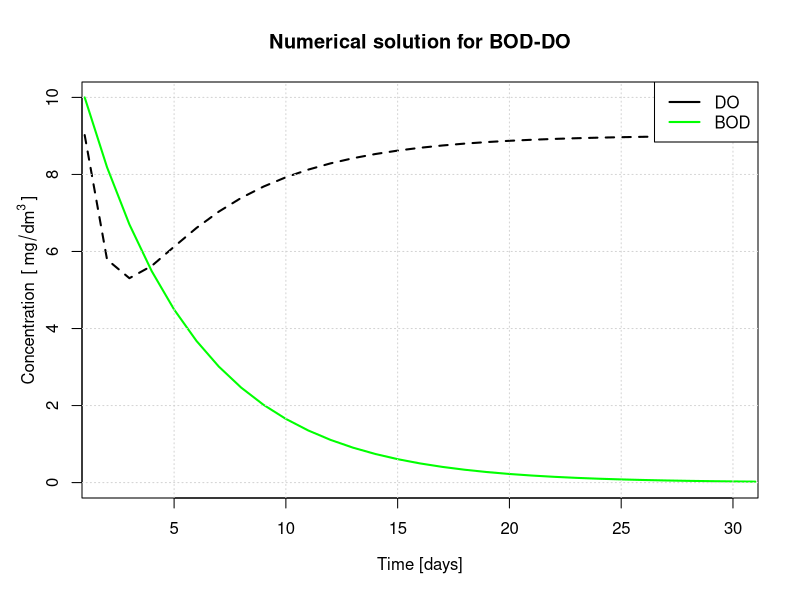

This chart was generated by the following R code: (Note: this script raises an error after producing the figure.)
## ---- chunk 1
rm(list = ls())  #Command to clean all the data
library(deSolve) #Library used to solve differential equations
## ---- chunk 2
model= function(t, y, p) {
  list(c(
    BOD = -p$k1 * y[["BOD"]],
    DO = -p$k1 * y[["BOD"]] * p$s + p$k2 * (DO_sat(p$temp) - y[["DO"]]) 
    ))
  }
## ---- chunk 3
DO_sat= function(T) {14.652 - 0.41022*T + 0.007991*T^2 - 7.7774e-5*T^3}
## ---- chunk 4
u = 0.3 #Flow velocity
h = 3 #Water depth
T = 30 #Water temperature
k2 = ((3.09*u^0.5)*(1.025^(T-20))^0.5)/(h^0.5)
## ---- chunk 5
p = list(k1= 0.2, #Organic matter coefficient
         k2= k2, 
         s=3, 
         temp= 20) 
y0 = c(BOD=10,
       DO=DO_sat(p$temp)) 

times = seq(0, 30, by = 1) 
## ---- chunk 6
res = lsoda(y = y0, 
            times = times, 
            func = model, 
            parms = p) 
## ---- chunk 7
write.table(res, file="BOD-D0_10.csv", sep=",")
## ---- chunk 8
plot(res[,2], type="l", col="green", lwd=2, xlab="", ylab="", ylim=c(0,10), xlim=c(2,30)) #[,2] refers to row 2
lines(as.vector(res[,3]), type="l", lwd=2, lty = "dashed")
grid()
title(ylab=expression("Concentration"~ ~"["~mg/dm^3~"]"),line=2, cex.lab=1)
title(xlab = expression("Time [days]", line=1, cex.lab=1)) 
title(main = "Numerical solution for BOD-DO")
legend("topright", legend=c("DO", "BOD"), col=c("black", "green"), lwd=c(2,2), ncol=1)
dev.copy(png,"Figures/Figure1.png", units='in', width=8.5,height=6,res=1200)
dev.off()

## ---- chunk 9
u = 0.3 #Flow velocity
T = seq(0,30,by=1) #Water temperature
h = 3 #Water depth
k2 = ((3.09*u^0.5)*(1.025^(T-20))^0.5)/(h^0.5)
## ---- chunk 10
plot(T,k2,type="l",col="red",lwd=2,xlab="",ylab="")
grid()
title(ylab=expression("k2"~~"["~1/d~"]"),line=2, cex.lab=1)
title(xlab = expression("Temperature"~~"["~degree~c~"]"),line=2,cex.lab=1)
title(main = "K2 as a fucntion of T")
legend("bottomright", legend=c("Aeration coefficient"), col=c("red"), lwd=c(2), ncol=1)
dev.copy(png,"Figures/Figure2.png", units='in', width=8.5,height=6,res=1200)
dev.off()
